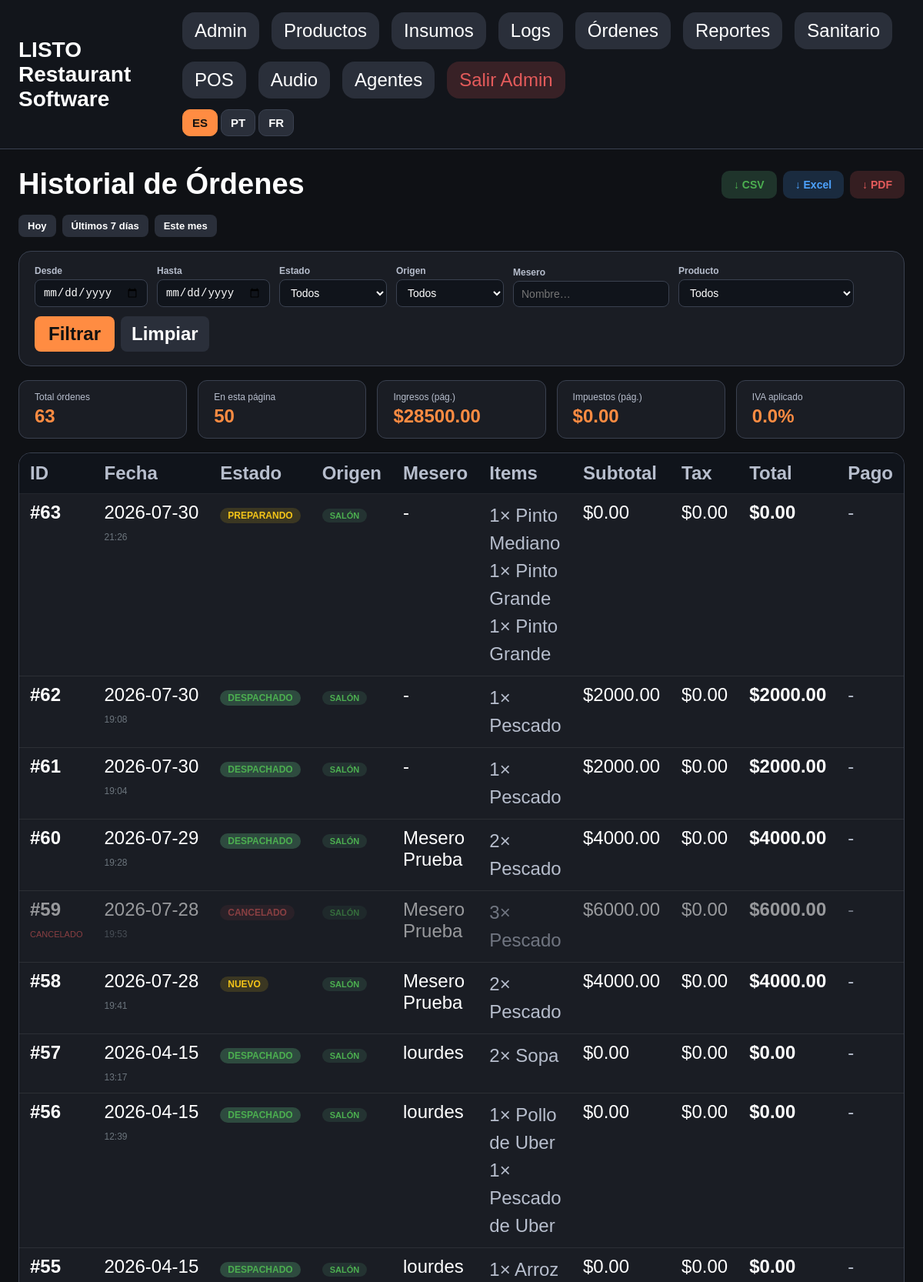
Screenshot of /admin/orders/history (signed in, upper part) with the database file from the repository.
### app/models.py (models this page shows)
class Order(Base):
    __tablename__ = "orders"
    id: Mapped[int] = mapped_column(Integer, primary_key=True, index=True)
    source_role: Mapped[str] = mapped_column(String(50), nullable=False)  # station_a / kitchen
    status: Mapped[str] = mapped_column(String(50), default="nuevo", index=True)
    requires_acceptance: Mapped[bool] = mapped_column(Boolean, default=True)
    waiter_id: Mapped[int | None] = mapped_column(Integer, ForeignKey("waiters.id"), nullable=True)
    waiter_name: Mapped[str | None] = mapped_column(String(200), nullable=True)
    order_label: Mapped[str | None] = mapped_column(String(120), nullable=True)  # nombre de la orden (ej. Uber)
    table_id: Mapped[int | None] = mapped_column(Integer, ForeignKey("tables.id"), nullable=True)
    created_at: Mapped[datetime] = mapped_column(DateTime, default=cr_now, index=True)
    accepted_at: Mapped[datetime | None] = mapped_column(DateTime, nullable=True)
    preparing_at: Mapped[datetime | None] = mapped_column(DateTime, nullable=True)
    ready_at: Mapped[datetime | None] = mapped_column(DateTime, nullable=True)
    dispatched_at: Mapped[datetime | None] = mapped_column(DateTime, nullable=True)
    cancelled_at: Mapped[datetime | None] = mapped_column(DateTime, nullable=True)
    updated_at: Mapped[datetime] = mapped_column(DateTime, default=cr_now, onupdate=cr_now)
    was_edited: Mapped[bool] = mapped_column(Boolean, default=False)
    was_cancelled: Mapped[bool] = mapped_column(Boolean, default=False)
    items = relationship("OrderItem", back_populates="order", cascade="all, delete-orphan")
    events = relationship("OrderEvent", back_populates="order", cascade="all, delete-orphan")
    table = relationship("Table")

class OrderItem(Base):
    __tablename__ = "order_items"
    id: Mapped[int] = mapped_column(Integer, primary_key=True)
    order_id: Mapped[int] = mapped_column(ForeignKey("orders.id"), nullable=False)
    product_id: Mapped[int] = mapped_column(ForeignKey("products.id"), nullable=False)
    quantity: Mapped[int] = mapped_column(Integer, default=1)
    order = relationship("Order", back_populates="items")
    product = relationship("Product")

class Product(Base):
    __tablename__ = "products"
    id: Mapped[int] = mapped_column(Integer, primary_key=True, index=True)
    name: Mapped[str] = mapped_column(String(200), unique=True, nullable=False)
    active: Mapped[bool] = mapped_column(Boolean, default=True)
    display_order: Mapped[int] = mapped_column(Integer, default=0)
    image_path: Mapped[str | None] = mapped_column(String(300), nullable=True)
    price: Mapped[float] = mapped_column(Float, default=0)
    category: Mapped[str] = mapped_column(String(40), default="General")
    created_at: Mapped[datetime] = mapped_column(DateTime, default=cr_now)

### app/routes/web.py (the view)
@router.get("/admin/orders/history")
def orders_history(request: Request, db: Session = Depends(get_db)):
    if not require_admin(request):
        return RedirectResponse(url="/admin/login")
    page = max(1, _parse_int(request.query_params.get("page")) or 1)
    per_page = 50
    filters = _build_filters(request)
    orders, total, tax_rate = get_order_history(db, filters, page=page, per_page=per_page)
    total_pages = max(1, (total + per_page - 1) // per_page)
    products = db.query(Product).filter(Product.active == True).order_by(Product.name.asc()).all()
    base_params = {k: v for k, v in request.query_params.items() if k != "page"}
    def _qs(extra: dict) -> str:
        merged = {**base_params, **extra}
        return "&".join(f"{k}={v}" for k, v in merged.items() if v)
    def page_url(p: int) -> str:
        return f"/admin/orders/history?{_qs({'page': p})}"
    def export_url(fmt: str) -> str:
        return f"/admin/orders/history/export/{fmt}?{_qs({})}"
    return templates.TemplateResponse("admin_orders_history.html", {
        "request": request,
        "orders": orders,
        "total": total,
        "page": page,
        "per_page": per_page,
        "total_pages": total_pages,
        "tax_rate": tax_rate * 100,
        "products": products,
        "filters": filters,
        "params": dict(request.query_params),
        "page_url": page_url,
        "export_url": export_url,
        "page_title": "Historial de Órdenes",
    })

### app/templates/admin_orders_history.html (shortened to what this page needs)
{% extends 'base.html' %}
{% block content %}
<div class="oh-wrap">
  <div class="oh-top">
    <h1 class="oh-title">{{ t('oh.title') }}</h1>
    <div class="oh-exports">
      <a class="btn-export btn-csv"   href="{{ export_url('csv') }}">&#8595; CSV</a>
      <a class="btn-export btn-excel" href="{{ export_url('excel') }}">&#8595; Excel</a>
      <a class="btn-export btn-pdf"   href="{{ export_url('pdf') }}">&#8595; PDF</a>
    </div>
  </div>
  <div class="presets">
    <button class="preset" data-preset="today">{{ t('common.hoy') }}</button>
    <button class="preset" data-preset="week">{{ t('common.ultimos7') }}</button>
    <button class="preset" data-preset="month">{{ t('oh.este_mes') }}</button>
  </div>
  <div class="filter-bar">
    <form id="filterForm" method="get" action="/admin/orders/history">
      <div class="filter-group">
        <label>{{ t('oh.desde') }}</label>
        <input type="date" name="date_from" value="{{ params.get('date_from','') }}" />
      </div>
      <div class="filter-group">
        <label>{{ t('oh.hasta') }}</label>
        <input type="date" name="date_to" value="{{ params.get('date_to','') }}" />
      </div>
      <div class="filter-group">
        <label>{{ t('oh.estado') }}</label>
        <select name="status">
          <option value="">{{ t('common.todos') }}</option>
        </select>
      </div>
      <div class="filter-group">
        <label>{{ t('oh.origen') }}</label>
        <select name="source_role">
          <option value="">{{ t('common.todos') }}</option>
        </select>
      </div>
      <div class="filter-group">
        <label>{{ t('oh.mesero') }}</label>
        <input type="text" name="waiter_name" value="{{ params.get('waiter_name','') }}" placeholder="{{ t('oh.nombre_ph') }}" />
      </div>
      <div class="filter-group">
        <label>{{ t('oh.producto') }}</label>
        <select name="product_id">
          <option value="">{{ t('common.todos') }}</option>
        </select>
      </div>
      <div class="filter-actions">
        <button type="submit" class="btn-filter">{{ t('oh.filtrar') }}</button>
        <a href="/admin/orders/history" class="btn-clear">{{ t('oh.limpiar') }}</a>
      </div>
    </form>
  </div>
  {% set active_orders = orders | selectattr('was_cancelled', 'equalto', false) | list %}
  {% set total_revenue = active_orders | sum(attribute='fin.total') %}
  {% set total_tax     = active_orders | sum(attribute='fin.tax') %}
  <div class="summary-bar">
    <div class="summary-card"><div class="label">{{ t('oh.total_ordenes') }}</div><div class="value">{{ total }}</div></div>
    <div class="summary-card"><div class="label">{{ t('oh.en_pagina') }}</div><div class="value">{{ orders|length }}</div></div>
    <div class="summary-card"><div class="label">{{ t('oh.ingresos_pag') }}</div><div class="value">${{ "%.2f"|format(total_revenue) }}</div></div>
    <div class="summary-card"><div class="label">{{ t('oh.impuestos_pag') }}</div><div class="value">${{ "%.2f"|format(total_tax) }}</div></div>
    <div class="summary-card"><div class="label">{{ t('oh.iva_aplicado') }}</div><div class="value">{{ "%.1f"|format(tax_rate) }}%</div></div>
  </div>
  <div class="table-wrap">
    <table class="big-table">
      <thead>
        <tr>
          <th>ID</th>
          <th>{{ t('oh.th_fecha') }}</th>
          <th>{{ t('oh.estado') }}</th>
          <th>{{ t('oh.origen') }}</th>
          <th>{{ t('oh.mesero') }}</th>
          <th>{{ t('adm.th_items') }}</th>
          <th>{{ t('oh.th_subtotal') }}</th>
          <th>{{ t('oh.th_tax') }}</th>
          <th>{{ t('oh.th_total') }}</th>
          <th>{{ t('oh.th_pago') }}</th>
        </tr>
      </thead>
      <tbody>
        {% for o in orders %}
        <tr {% if o.was_cancelled %}class="cancelled-row"{% endif %}>
          <td><strong>#{{ o.id }}</strong>{% if o.was_cancelled %}<br><span style="font-size:11px;color:var(--red);">{{ t('oh.cancelado') }}</span>{% endif %}</td>
          <td style="white-space:nowrap;">
            {{ o.created_at.strftime('%Y-%m-%d') }}<br>
            <span style="color:#6c757d;font-size:12px;">{{ o.created_at.strftime('%H:%M') }}</span>
          </td>
          <td><span class="badge badge-{{ o.status }}">{{ t('st.'+o.status) }}</span></td>
          <td>
            {% if o.source_role == 'station_a' %}
            <span class="badge badge-station">{{ t('salon.title') }}</span>
            {% else %}
            <span class="badge badge-kitchen">{{ t('kitchen.title') }}</span>
            {% endif %}
          </td>
          <td>{{ o.waiter_name or '-' }}</td>
          <td class="items-cell">
            {% for item in o.items %}
            <div>{{ item.quantity }}× {{ item.product.name if item.product else '?' }}</div>
            {% else %}
            <span style="color:#6c757d;">-</span>
            {% endfor %}
          </td>
          <td class="amount">${{ "%.2f"|format(o.fin.subtotal) }}</td>
          <td class="amount">${{ "%.2f"|format(o.fin.tax) }}</td>
          <td class="amount"><strong>${{ "%.2f"|format(o.fin.total) }}</strong></td>
          <td><span style="color:#b7becd;">{{ o.fin.payment_method }}</span></td>
        </tr>
        {% else %}
        <tr><td colspan="10" style="text-align:center;color:#6c757d;padding:40px;">{{ t('oh.sin_ordenes') }}</td></tr>
        {% endfor %}
      </tbody>
    </table>
  </div>
</div>
{% endblock %}

### app/static/css/styles.css (style rules this page uses)
:root { --bg: #0f1115; --card: #1a1d24; --muted: #2a2f3a; --border: #3a4150; --text: #ffffff; --accent: #ff8c42; --blue: #4da3ff; --yellow: #ffd24d; --green: #4caf50; --gray: #6c757d; --red: #e45b5b; }
* { box-sizing: border-box; }
body { margin: 0; background: var(--bg); color: var(--text); font-family: Arial, sans-serif; }
button, a, label, select, input { touch-action: manipulation; }
h1, h2, h3, p, label, th, td, input, button, a, div, span { font-size: 24px; }
h1 { font-size: 38px; margin: 0 0 20px; }
.badge-station { background: rgba(255,140,66,0.18); color: var(--accent); }
.big-table { width:100%; border-collapse:collapse; }
.big-table th, .big-table td { text-align:left; padding:16px; border-bottom:1px solid rgba(255,255,255,0.08); vertical-align:top; }
html, body { max-width: 100%; overflow-x: hidden; }

### app/templates/admin_orders_history.html (style rules this page uses)
.oh-wrap { display:flex; flex-direction:column; gap:18px; }
.oh-top { display:flex; justify-content:space-between; align-items:center; flex-wrap:wrap; gap:12px; }
.oh-title { margin:0; }
.oh-exports { display:flex; gap:8px; flex-wrap:wrap; }
.btn-export { padding:10px 16px; border:none; border-radius:10px; font-weight:700; font-size:14px; cursor:pointer; text-decoration:none; display:inline-block; }
.btn-csv { background:rgba(104,211,145,0.18); color:var(--green); }
.btn-excel { background:rgba(77,163,255,0.18); color:var(--blue); }
.btn-pdf { background:rgba(228,91,91,0.18); color:var(--red); }
.filter-bar { background:var(--card); border:1px solid var(--border); border-radius:16px; padding:18px 20px; }
.filter-bar form { display:flex; flex-wrap:wrap; gap:12px; align-items:flex-end; }
.filter-group { display:flex; flex-direction:column; gap:4px; min-width:140px; }
.filter-group label { font-size:12px; color:#b7becd; font-weight:600; }
.filter-group input, .filter-group select { background:#10141b; border:1px solid var(--border); border-radius:8px; padding:8px 10px; color:var(--text); font-size:14px; }
.filter-actions { display:flex; gap:8px; align-items:flex-end; }
.btn-filter { background:var(--accent); color:#111; border:none; border-radius:8px; padding:9px 18px; font-weight:700; cursor:pointer; }
.btn-clear { background:var(--muted); color:var(--text); border:none; border-radius:8px; padding:9px 14px; font-weight:700; cursor:pointer; text-decoration:none; display:inline-block; }
.presets { display:flex; gap:8px; flex-wrap:wrap; }
.preset { background:var(--muted); border:none; border-radius:8px; padding:7px 12px; font-size:13px; font-weight:700; cursor:pointer; color:var(--text); }
.summary-bar { display:flex; gap:14px; flex-wrap:wrap; }
.summary-card { background:var(--card); border:1px solid var(--border); border-radius:12px; padding:14px 20px; flex:1; min-width:160px; }
.summary-card .label { font-size:12px; color:#b7becd; margin-bottom:4px; }
.summary-card .value { font-size:24px; font-weight:800; color:var(--accent); }
.table-wrap { background:var(--card); border:1px solid var(--border); border-radius:16px; overflow-x:auto; -webkit-overflow-scrolling:touch; }
.big-table { width:100%; border-collapse:collapse; font-size:14px; }
.big-table th { padding:12px 14px; background:#10141b; color:#b7becd; font-weight:700; text-align:left; white-space:nowrap; }
.big-table td { padding:10px 14px; border-top:1px solid var(--border); vertical-align:top; }
.badge { display:inline-block; padding:3px 10px; border-radius:20px; font-size:12px; font-weight:700; }
.badge-nuevo { background:rgba(245,197,24,0.15); color:#f5c518; }
.badge-preparando { background:rgba(245,197,24,0.15); color:#f5c518; }
.badge-despachado { background:rgba(104,211,145,0.25); color:var(--green); }
.badge-cancelado { background:rgba(228,91,91,0.15); color:var(--red); }
.badge-station { background:rgba(104,211,145,0.12); color:var(--green); font-size:11px; }
.cancelled-row td { opacity:0.55; }
.items-cell { max-width:240px; color:#b7becd; font-size:13px; line-height:1.5; }
.amount { font-variant-numeric:tabular-nums; }

### rows the page displays
Order: id "63", created_at "2026-07-30", created_at "21:26", status "PREPARANDO", t "SALÓN", waiter_name "-", fin.subtotal "0.00", fin.tax "0.00", fin.total "0.00", fin.payment_method "-"
OrderItem: quantity "1", product "Pinto Mediano"
OrderItem: quantity "1", product "Pinto Grande"
OrderItem: quantity "1", product "Pinto Grande"
Order: id "62", created_at "2026-07-30", created_at "19:08", status "DESPACHADO", t "SALÓN", waiter_name "-", fin.subtotal "2000.00", fin.tax "0.00", fin.total "2000.00", fin.payment_method "-"
OrderItem: quantity "1", product "Pescado"
Order: id "61", created_at "2026-07-30", created_at "19:04", status "DESPACHADO", t "SALÓN", waiter_name "-", fin.subtotal "2000.00", fin.tax "0.00", fin.total "2000.00", fin.payment_method "-"
OrderItem: quantity "1", product "Pescado"
Order: id "60", created_at "2026-07-29", created_at "19:28", status "DESPACHADO", t "SALÓN", waiter_name "Mesero Prueba", fin.subtotal "4000.00", fin.tax "0.00", fin.total "4000.00", fin.payment_method "-"
OrderItem: quantity "2", product "Pescado"
Order: id "59", status "CANCELADO", created_at "2026-07-28", created_at "19:53", t "SALÓN", waiter_name "Mesero Prueba", fin.subtotal "6000.00", fin.tax "0.00", fin.total "6000.00", fin.payment_method "-"
OrderItem: quantity "3", product "Pescado"
Order: id "58", created_at "2026-07-28", created_at "19:41", status "NUEVO", t "SALÓN", waiter_name "Mesero Prueba", fin.subtotal "4000.00", fin.tax "0.00", fin.total "4000.00", fin.payment_method "-"
OrderItem: quantity "2", product "Pescado"
Order: id "57", created_at "2026-04-15", created_at "13:17", status "DESPACHADO", t "SALÓN", waiter_name "lourdes", fin.subtotal "0.00", fin.tax "0.00", fin.total "0.00", fin.payment_method "-"
OrderItem: quantity "2", product "Sopa"
Order: id "56", created_at "2026-04-15", created_at "12:39", status "DESPACHADO", t "SALÓN", waiter_name "lourdes", fin.subtotal "0.00", fin.tax "0.00", fin.total "0.00", fin.payment_method "-"
OrderItem: quantity "1", product "Pollo de Uber"
OrderItem: quantity "1", product "Pescado de Uber"
Order: id "55", created_at "2026-04-15", status "DESPACHADO", t "SALÓN", waiter_name "lourdes", fin.subtotal "0.00", fin.tax "0.00", fin.total "0.00", fin.payment_method "-"
OrderItem: quantity "1", product "Arroz"

### other values shown
{{ i18n_labels[code] }} "ES" "PT" "FR"
{{ t('oh.title') }} "Historial de Órdenes"
{{ t('common.hoy') }} "Hoy"
{{ t('common.ultimos7') }} "Últimos 7 días"
{{ t('oh.este_mes') }} "Este mes"
{{ t('oh.desde') }} "Desde"
{{ t('oh.hasta') }} "Hasta"
{{ t('oh.estado') }} "Estado"
{{ t('oh.origen') }} "Origen"
{{ t('oh.mesero') }} "Mesero"
{{ t('oh.producto') }} "Producto"
{{ t('oh.filtrar') }} "Filtrar"
{{ t('oh.limpiar') }} "Limpiar"
{{ t('oh.total_ordenes') }} "Total órdenes"
{{ total }} "63"
